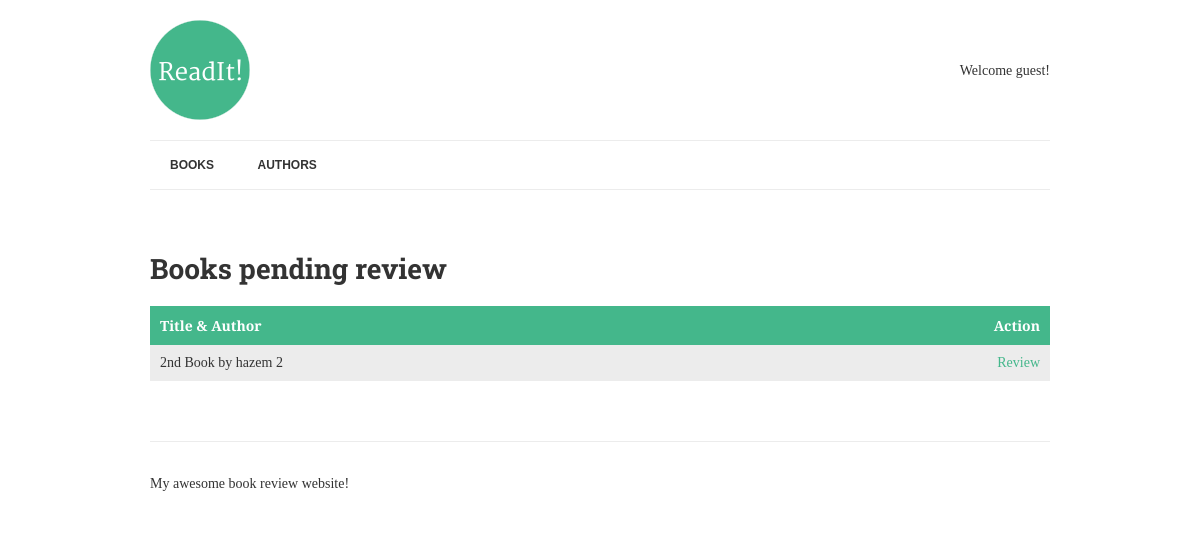
The page /review/ on the database as committed earlier.
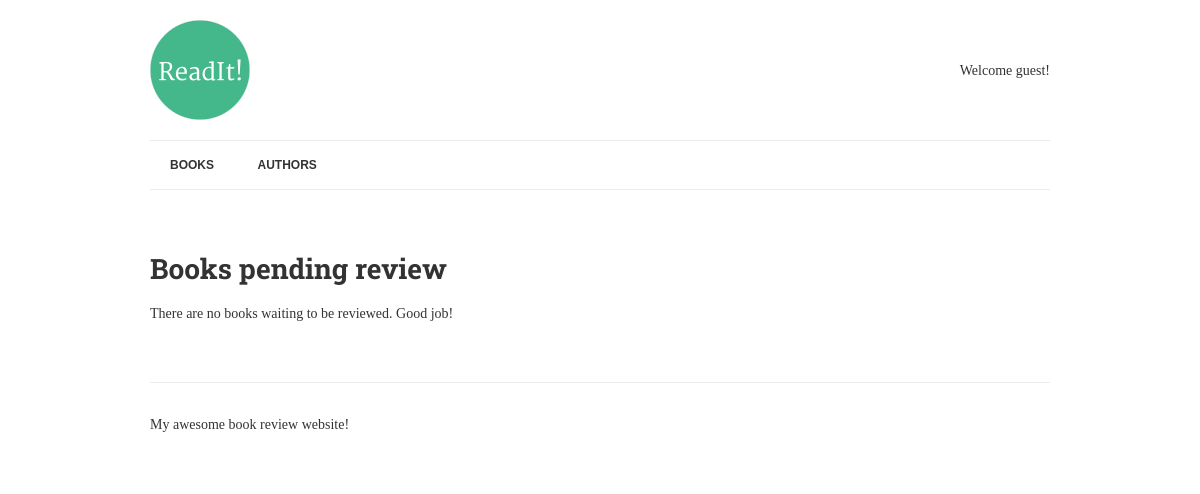
The same page on the database as committed later.
### books/models.py (models this page shows, shortened)
class Book(models.Model):
	title = models.CharField(max_length=150)
	authors = models.ManyToManyField('Author', related_name='books')
	review = models.TextField(blank=True, null=True)
	date_reviewed = models.DateTimeField(blank=True, null=True)
	is_favourite = models.BooleanField(default=False, verbose_name="Favourite?")
	def list_authors(self):
		return ", ".join([author.name for author in self.authors.all()])

class Author(models.Model):
	name = models.CharField(max_length=70, help_text="Use pen name, not real name!",
							unique=True)

### books/views.py (the view)
# urls.py: url(r'^review/$', review_books, name='review-books'),
def review_books(request):
    books = Book.objects.filter(date_reviewed__isnull=True).prefetch_related('authors')
    context = {
        'books': books,
    }
    return render(request, "list-to-review.html", context)

### books/templates/list-to-review.html
{% extends "base.html" %}
{% block content %}
	<h1>Books pending review</h1>
	{% if books %}
		<table>
			<thead>
				<th>Title &amp; Author</th>
				<th class="align-right">Action</th>
			</thead>
			<tbody>
				{% for book in books %}
					<tr>
						<td class="title">
							{{ book.title }} by {{ book.list_authors }}
						</td>
						<td class="align-right">
							<a href="{% url 'review-book' book.pk %}">Review</a>
						</td>
					</tr>
				{% endfor %}
			</tbody>
		</table>
	{% else %}
		<p>There are no books waiting to be reviewed.  Good job!</p>
	{% endif %}
{% endblock %}

Rows that differ between the two databases and show on the page:
no longer on this page (row edited): Book: title "2nd Book", list_authors "hazem 2"
Other text that changed with them:
text no longer shown: "Title & Author Action"
text now shown: "There are no books waiting to be reviewed. Good job!"
